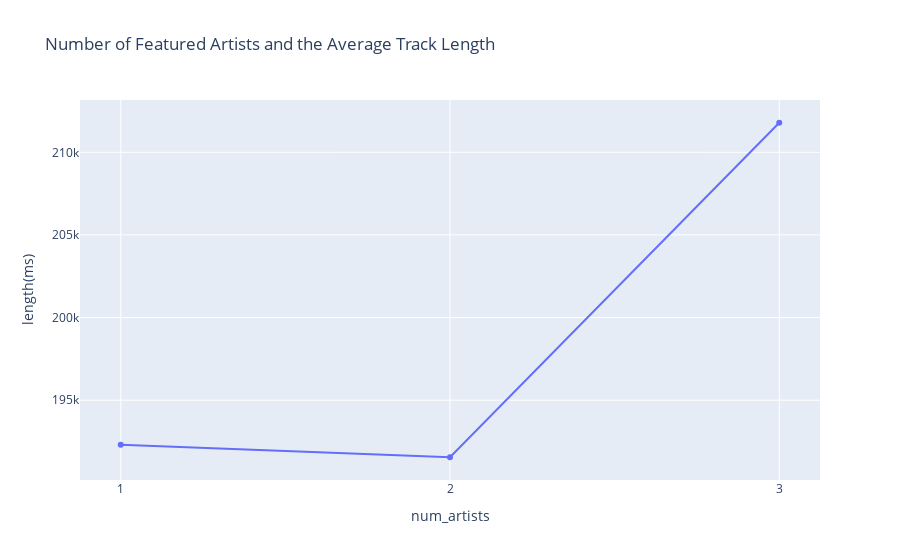

Notebook code for this chart:
### Code cell
# Scatter plot of number of artists and the Length feature
fig = px.line(num_art_grp, x=x_axis, y='length(ms)', markers=True,
    title = 'Number of Featured Artists and the Average Track Length')
fig.update_xaxes(type='category')

fig.show()

### Figure 1 — Plotly figure (JSON) as saved in the notebook; plotly's stock layout.template omitted (floating-point values rounded to 4 significant figures)
{"data": [{"hovertemplate": "num_artists=%{x}<br>length(ms)=%{y}<extra></extra>", "legendgroup": "", "line": {"color": "#636efa", "dash": "solid"}, "marker": {"symbol": "circle"}, "mode": "lines+markers", "name": "", "orientation": "v", "showlegend": false, "type": "scatter", "x": [1, 2, 3], "xaxis": "x", "y": [192300.0, 191500.0, 211800.0], "yaxis": "y"}], "layout": {"legend": {"tracegroupgap": 0}, "title": {"text": "Number of Featured Artists and the Average Track Length"}, "xaxis": {"anchor": "y", "domain": [0, 1], "title": {"text": "num_artists"}, "type": "category"}, "yaxis": {"anchor": "x", "domain": [0, 1], "title": {"text": "length(ms)"}}}}
